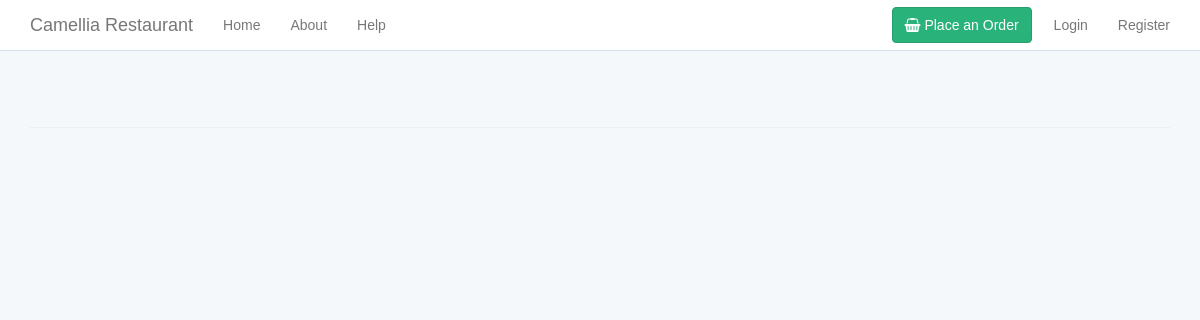
The page /about.php on the database as committed earlier.
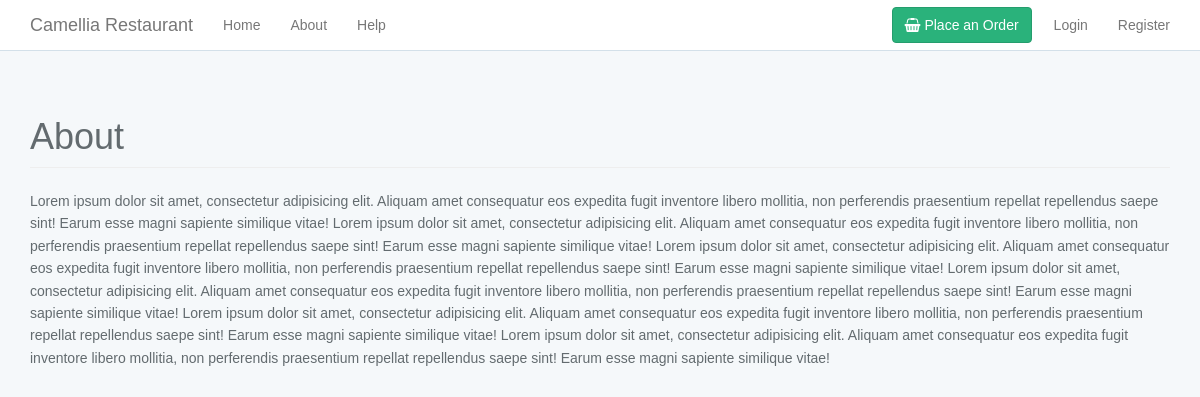
The same page on the database as committed later.
### tables this page shows
CREATE TABLE `pages` (
  `id` int(10) UNSIGNED NOT NULL,
  `name` varchar(30) NOT NULL,
  `slug` varchar(191) NOT NULL,
  `body` text,
  `image` text,
  `parent_id` int(10) UNSIGNED DEFAULT NULL,
  `has_posts` tinyint(1) NOT NULL DEFAULT '0',
  `status` tinyint(1) NOT NULL DEFAULT '0',
  `created_at` timestamp NOT NULL DEFAULT CURRENT_TIMESTAMP,
  `updated_at` timestamp NOT NULL DEFAULT CURRENT_TIMESTAMP ON UPDATE CURRENT_TIMESTAMP
);

### functions.php (called while the page is built, shortened)
<?php
include_once "helpers.php";
if (!function_exists('page')) {
    function page($slug)
    {
        global $con;
        $row = [];
        $stmt = $con->prepare("SELECT * FROM `pages` WHERE `slug` = ? LIMIT 1");
        $stmt->bind_param("s", $slug);
        $stmt->execute();
        $result = $stmt->get_result();
        if ($result->num_rows == 1) {
            $row = $result->fetch_assoc();
        }
        return $row;
    }
}

### about.php (the view, shortened to what this page needs)
<?php
include_once("helpers.php");
include_once("functions.php");
$page = page("about");
?>
<!DOCTYPE html>
<html lang="en">
<head>
    <?php include_once('partials/_head.php') ?>
</head>
<body>
<div id="app">
    <?php include_once('partials/_navigation.php') ?>
    <div class="container">
        <div class="row">
            <div class="col-sm-12">
                <header class="page-image">
                    <h1 class="page-header">
                        <?php echo $page['name']; ?>
                    </h1>
                </header>
                <div class="clearfix">
                    <?php echo $page['body']; ?>
                </div>
            </div>
        </div>
    </div>
</div>
</body>
</html>

Rows that differ between the two databases and show on the page:
added pages: name "About", body "Lorem ipsum dolor sit amet, consectetur adipisicing elit. Aliquam amet consequatur eos expedita fugit inventore libero mollitia, non perferendis praesentium repellat repellendus saepe sint! Earum esse magni sapiente similique vitae! Lorem ipsum dolor sit amet, consectetur adipisicing elit. Aliquam amet consequatur eos expedita fugit inventore libero mollitia, non perferendis praesentium repellat repellendus saepe sint! Earum esse magni sapiente similique vitae! Lorem ipsum dolor sit amet, consectetur adipisicing elit. Aliquam amet consequatur eos expedita fugit inventore libero mollitia, non perferendis praesentium repellat repellendus saepe sint! Earum esse magni sapiente similique vitae!…"
